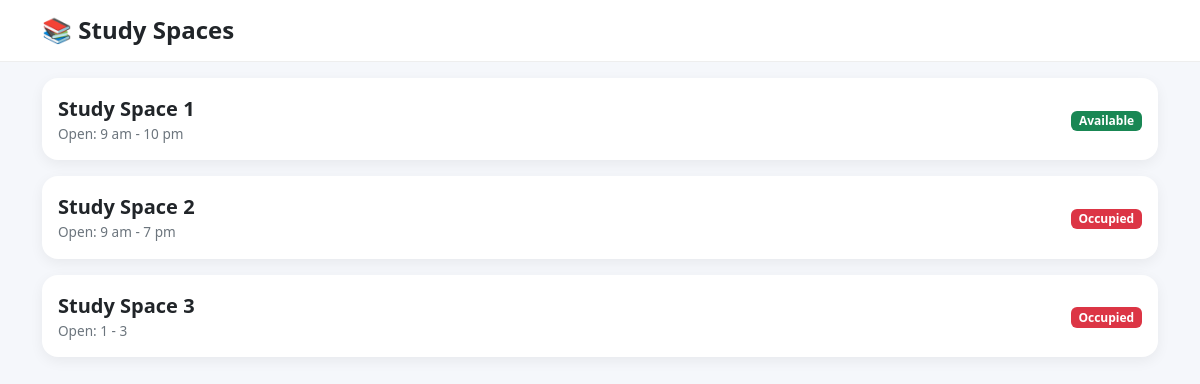
/, run on an earlier commit of the app's database.
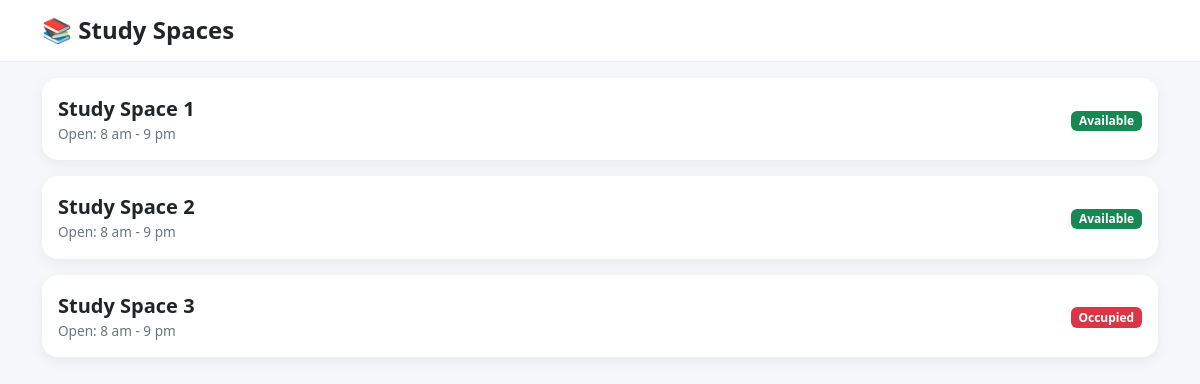
And on a later commit of the database.
### hack/models.py (models this page shows, shortened)
class StudySpace(models.Model):
    name = models.CharField(max_length=100)
    opening_hours = models.CharField(max_length=100)
    occupied = models.BooleanField(default=False)  # PIR motion
    last_motion_at = models.DateTimeField(null=True, blank=True)
    def is_available(self):
        now = timezone.now()
        active_booking = self.bookings.filter(active=True, start_time__lte=now, end_time__gte=now).first()
        return not self.occupied and active_booking is None

### hack/views.py (the view)
# urls.py: 2. Add a URL to urlpatterns:  path('', views.home, name='home')
def home(request):
    spaces = StudySpace.objects.all()
    return render(request, 'hack/index.html', {'spaces': spaces})

### hack/templates/hack/index.html (shortened to what this page needs)
<!DOCTYPE html>
<html lang="en">
<head>
    <link href="https://cdn.jsdelivr.net/npm/bootstrap@5.3.0/dist/css/bootstrap.min.css" rel="stylesheet">
</head>
<body>
<div class="app-header py-3">
    <div class="container">
        <h4 class="mb-0 fw-semibold">📚 Study Spaces</h4>
    </div>
</div>
<div class="container py-3">
    {% for space in spaces %}
    <a href="{% url 'space_detail' space.id %}" class="text-decoration-none text-dark">
        <div class="card space-card mb-3">
            <div class="card-body d-flex justify-content-between align-items-center">
                <div>
                    <div class="fw-semibold fs-5">
                        {{ space.name }}
                    </div>
                    <div class="opening-hours">
                        Open: {{ space.opening_hours }}
                    </div>
                </div>
                <div class="text-end">
                    <span class="badge status-badge {% if not space.is_available %}bg-danger{% else %}bg-success{% endif %}">
                        {% if not space.is_available %}
                            Occupied
                        {% else %}
                            Available
                        {% endif %}
                    </span>
                </div>
            </div>
        </div>
    </a>
    {% empty %}
        <div class="text-center text-muted mt-5">
            No study spaces available.
        </div>
    {% endfor %}
</div>
</body>
</html>

### hack/templates/hack/index.html (style rules this page uses)
body { background-color: #f5f7fb; }
.app-header { position: sticky; top: 0; z-index: 1000; background: white; border-bottom: 1px solid #eee; }
.space-card { border: none; border-radius: 16px; box-shadow: 0 4px 14px rgba(0,0,0,0.06); transition: transform 0.08s ease, box-shadow 0.08s ease; }
.opening-hours { font-size: 0.85rem; color: #6c757d; }

What changed in the data, as far as the page shows it:
changed StudySpace "Study Space 1": opening_hours "9 am - 10 pm" → "8 am - 9 pm"
changed StudySpace "Study Space 2": opening_hours "9 am - 7 pm" → "8 am - 9 pm"; occupied "Occupied" → "Available"
changed StudySpace "Study Space 3": opening_hours "1 - 3" → "8 am - 9 pm"
